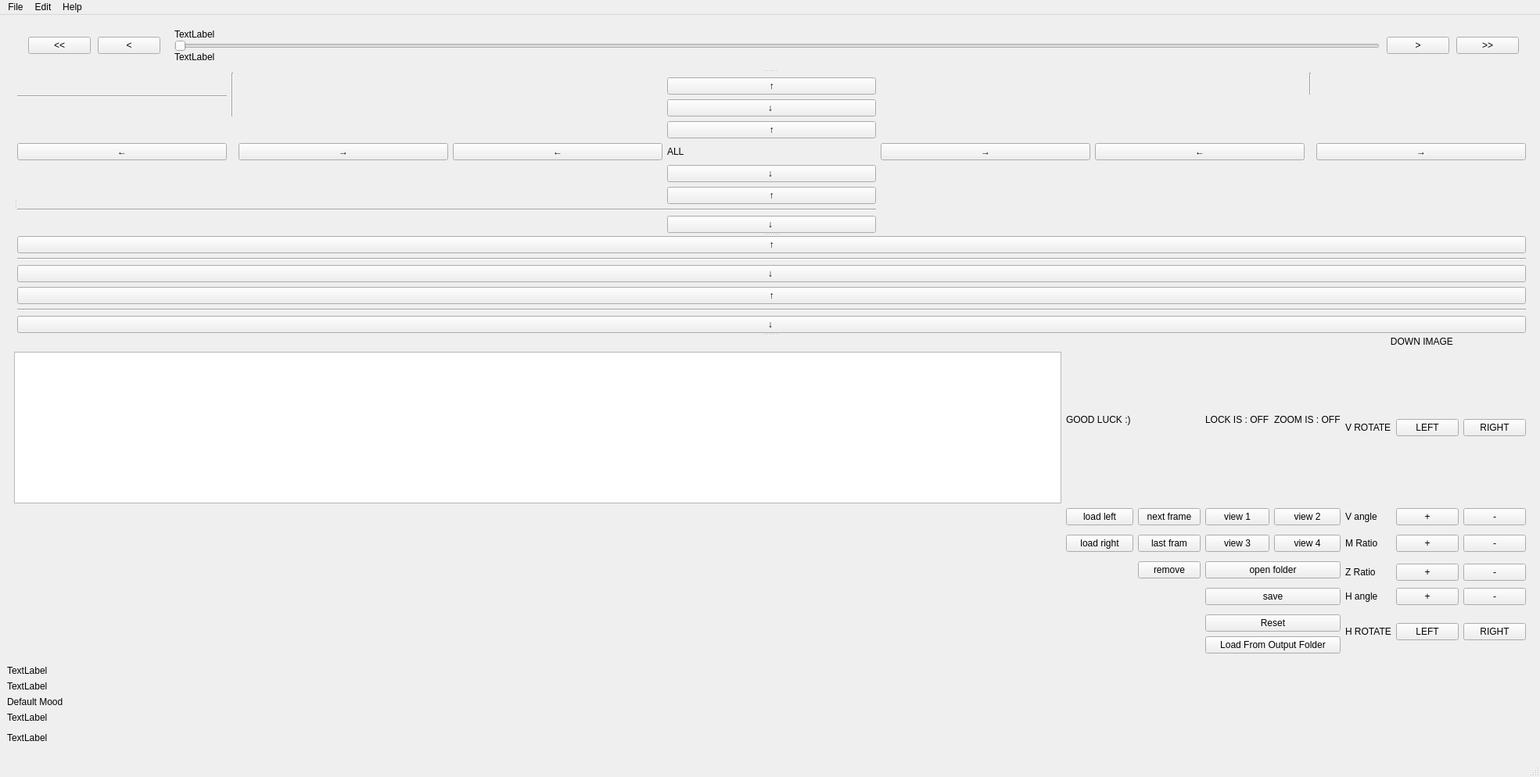
<?xml version="1.0" encoding="UTF-8"?>
<ui version="4.0">
 <class>MainWindow</class>
 <widget class="QMainWindow" name="MainWindow">
  <property name="geometry">
   <rect>
    <x>0</x>
    <y>0</y>
    <width>1969</width>
    <height>994</height>
   </rect>
  </property>
  <property name="cursor">
   <cursorShape>ArrowCursor</cursorShape>
  </property>
  <property name="windowTitle">
   <string>MainWindow</string>
  </property>
  <widget class="QWidget" name="centralwidget">
   <layout class="QVBoxLayout" name="verticalLayout_4">
    <item>
     <widget class="QWidget" name="widget" native="true">
      <layout class="QVBoxLayout" name="verticalLayout_3">
       <item>
        <widget class="QSplitter" name="splitter_7">
         <property name="orientation">
          <enum>Qt::Vertical</enum>
         </property>
         <widget class="QSplitter" name="splitter_6">
          <property name="orientation">
           <enum>Qt::Vertical</enum>
          </property>
          <widget class="QWidget" name="widget_4" native="true">
           <layout class="QVBoxLayout" name="verticalLayout_2">
            <property name="spacing">
             <number>1</number>
            </property>
            <property name="leftMargin">
             <number>9</number>
            </property>
            <property name="topMargin">
             <number>0</number>
            </property>
            <property name="rightMargin">
             <number>9</number>
            </property>
            <property name="bottomMargin">
             <number>9</number>
            </property>
            <item>
             <widget class="QWidget" name="widget_2" native="true">
              <layout class="QHBoxLayout" name="horizontalLayout" stretch="0,0,0,0,0">
               <property name="spacing">
                <number>9</number>
               </property>
               <property name="topMargin">
                <number>0</number>
               </property>
               <property name="rightMargin">
                <number>0</number>
               </property>
               <property name="bottomMargin">
                <number>0</number>
               </property>
               <item>
                <widget class="QPushButton" name="previous10Image">
                 <property name="text">
                  <string>&lt;&lt;</string>
                 </property>
                </widget>
               </item>
               <item>
                <widget class="QPushButton" name="previousImage">
                 <property name="text">
                  <string>&lt;</string>
                 </property>
                </widget>
               </item>
               <item>
                <widget class="QWidget" name="widget_5" native="true">
                 <layout class="QVBoxLayout" name="verticalLayout">
                  <property name="spacing">
                   <number>0</number>
                  </property>
                  <property name="leftMargin">
                   <number>9</number>
                  </property>
                  <property name="topMargin">
                   <number>0</number>
                  </property>
                  <property name="rightMargin">
                   <number>0</number>
                  </property>
                  <property name="bottomMargin">
                   <number>0</number>
                  </property>
                  <item>
                   <widget class="QLabel" name="label_21">
                    <property name="text">
                     <string>TextLabel</string>
                    </property>
                   </widget>
                  </item>
                  <item>
                   <widget class="QSlider" name="horizontalSlider">
                    <property name="orientation">
                     <enum>Qt::Horizontal</enum>
                    </property>
                   </widget>
                  </item>
                  <item>
                   <widget class="QLabel" name="label_22">
                    <property name="text">
                     <string>TextLabel</string>
                    </property>
                   </widget>
                  </item>
                 </layout>
                </widget>
               </item>
               <item>
                <widget class="QPushButton" name="nextImage">
                 <property name="text">
                  <string>&gt;</string>
                 </property>
                </widget>
               </item>
               <item>
                <widget class="QPushButton" name="next10Image">
                 <property name="text">
                  <string>&gt;&gt;</string>
                 </property>
                </widget>
               </item>
              </layout>
             </widget>
            </item>
           </layout>
          </widget>
          <widget class="QSplitter" name="splitter_5">
           <property name="orientation">
            <enum>Qt::Horizontal</enum>
           </property>
           <widget class="QSplitter" name="splitter_3">
            <property name="orientation">
             <enum>Qt::Vertical</enum>
            </property>
           </widget>
           <widget class="QSplitter" name="splitter_4">
            <property name="orientation">
             <enum>Qt::Vertical</enum>
            </property>
            <widget class="QWidget" name="widget_6" native="true">
             <layout class="QGridLayout" name="gridLayout">
              <item row="3" column="4">
               <widget class="QPushButton" name="AllRectToUp">
                <property name="text">
                 <string>↑</string>
                </property>
               </widget>
              </item>
              <item row="7" column="4">
               <widget class="QPushButton" name="RectBottomSideToUp">
                <property name="text">
                 <string>↑</string>
                </property>
               </widget>
              </item>
              <item row="5" column="4">
               <widget class="QPushButton" name="AllRectToDown">
                <property name="text">
                 <string>↓ </string>
                </property>
               </widget>
              </item>
              <item row="4" column="5">
               <widget class="QPushButton" name="AllRectToRight">
                <property name="text">
                 <string>→</string>
                </property>
               </widget>
              </item>
              <item row="2" column="4">
               <widget class="QPushButton" name="RectTopSideToDown">
                <property name="text">
                 <string>↓ </string>
                </property>
               </widget>
              </item>
              <item row="4" column="4">
               <widget class="QLabel" name="label_5">
                <property name="text">
                 <string>ALL</string>
                </property>
               </widget>
              </item>
              <item row="8" column="0" colspan="5">
               <widget class="Line" name="line_11">
                <property name="orientation">
                 <enum>Qt::Horizontal</enum>
                </property>
               </widget>
              </item>
              <item row="4" column="3">
               <widget class="QPushButton" name="AllRectToLeft">
                <property name="text">
                 <string>←</string>
                </property>
               </widget>
              </item>
              <item row="9" column="4">
               <widget class="QPushButton" name="RectBottomSideToDown">
                <property name="text">
                 <string>↓ </string>
                </property>
               </widget>
              </item>
              <item row="4" column="6">
               <widget class="QPushButton" name="RectRightSideToLeft">
                <property name="text">
                 <string>←</string>
                </property>
               </widget>
              </item>
              <item row="4" column="8">
               <widget class="QPushButton" name="RectRightSideToRight">
                <property name="text">
                 <string>→</string>
                </property>
               </widget>
              </item>
              <item row="4" column="2">
               <widget class="QPushButton" name="RectLeftSideToRight">
                <property name="text">
                 <string>→</string>
                </property>
               </widget>
              </item>
              <item row="4" column="0">
               <widget class="QPushButton" name="RectLeftSideToLeft">
                <property name="text">
                 <string>←</string>
                </property>
               </widget>
              </item>
              <item row="0" column="7" rowspan="2">
               <widget class="Line" name="line_10">
                <property name="orientation">
                 <enum>Qt::Vertical</enum>
                </property>
               </widget>
              </item>
              <item row="0" column="1" rowspan="3">
               <widget class="Line" name="line_7">
                <property name="orientation">
                 <enum>Qt::Vertical</enum>
                </property>
               </widget>
              </item>
              <item row="1" column="4">
               <widget class="QPushButton" name="RectTopSideToUp">
                <property name="text">
                 <string>↑</string>
                </property>
               </widget>
              </item>
              <item row="1" column="0" rowspan="2">
               <widget class="Line" name="line_13">
                <property name="orientation">
                 <enum>Qt::Horizontal</enum>
                </property>
               </widget>
              </item>
             </layout>
            </widget>
            <widget class="QWidget" name="widget_7" native="true">
             <layout class="QGridLayout" name="gridLayout_2">
              <item row="1" column="0">
               <widget class="Line" name="line_12">
                <property name="orientation">
                 <enum>Qt::Horizontal</enum>
                </property>
               </widget>
              </item>
              <item row="0" column="0">
               <widget class="QPushButton" name="TrapTopSideToUp">
                <property name="text">
                 <string>↑</string>
                </property>
               </widget>
              </item>
              <item row="3" column="0">
               <widget class="QPushButton" name="TrapBottomSideToUp">
                <property name="text">
                 <string>↑</string>
                </property>
               </widget>
              </item>
              <item row="2" column="0">
               <widget class="QPushButton" name="TrapTopSideToDown">
                <property name="text">
                 <string>↓ </string>
                </property>
               </widget>
              </item>
              <item row="4" column="0">
               <widget class="Line" name="line_14">
                <property name="orientation">
                 <enum>Qt::Horizontal</enum>
                </property>
               </widget>
              </item>
              <item row="5" column="0">
               <widget class="QPushButton" name="TrapBottomSideToDown">
                <property name="text">
                 <string>↓ </string>
                </property>
               </widget>
              </item>
             </layout>
            </widget>
           </widget>
          </widget>
         </widget>
         <widget class="QWidget" name="widget_8" native="true">
          <layout class="QGridLayout" name="gridLayout_9">
           <item row="1" column="0">
            <widget class="QListWidget" name="listWidget"/>
           </item>
           <item row="2" column="7">
            <widget class="QLabel" name="label_14">
             <property name="text">
              <string>V angle</string>
             </property>
            </widget>
           </item>
           <item row="0" column="1" rowspan="2">
            <widget class="QLabel" name="label_23">
             <property name="text">
              <string>GOOD LUCK :) </string>
             </property>
            </widget>
           </item>
           <item row="3" column="9" rowspan="3">
            <widget class="QPushButton" name="increaseMovingRatio">
             <property name="text">
              <string>+</string>
             </property>
            </widget>
           </item>
           <item row="10" column="3" colspan="4">
            <widget class="QPushButton" name="reset">
             <property name="text">
              <string>Reset</string>
             </property>
            </widget>
           </item>
           <item row="9" column="10" rowspan="3">
            <widget class="QPushButton" name="HorizontalRotationToRight">
             <property name="text">
              <string>RIGHT</string>
             </property>
            </widget>
           </item>
           <item row="2" column="1">
            <widget class="QPushButton" name="pushButton">
             <property name="text">
              <string>load left</string>
             </property>
            </widget>
           </item>
           <item row="6" column="3" colspan="4">
            <widget class="QPushButton" name="openFolder">
             <property name="text">
              <string>open folder</string>
             </property>
            </widget>
           </item>
           <item row="3" column="10" rowspan="3">
            <widget class="QPushButton" name="decreaseMovingRatio">
             <property name="text">
              <string>-</string>
             </property>
            </widget>
           </item>
           <item row="9" column="7" rowspan="3" colspan="2">
            <widget class="QLabel" name="label_24">
             <property name="text">
              <string>H ROTATE</string>
             </property>
            </widget>
           </item>
           <item row="11" column="3" colspan="4">
            <widget class="QPushButton" name="load">
             <property name="text">
              <string>Load From Output Folder</string>
             </property>
            </widget>
           </item>
           <item row="4" column="3" colspan="2">
            <widget class="QPushButton" name="pushButton_36">
             <property name="text">
              <string>view 3</string>
             </property>
            </widget>
           </item>
           <item row="8" column="7">
            <widget class="QLabel" name="label_7">
             <property name="text">
              <string>H angle</string>
             </property>
            </widget>
           </item>
           <item row="3" column="7" rowspan="3">
            <widget class="QLabel" name="label_18">
             <property name="text">
              <string>M Ratio</string>
             </property>
            </widget>
           </item>
           <item row="9" column="9" rowspan="3">
            <widget class="QPushButton" name="HorizontalRotationToLeft">
             <property name="text">
              <string>LEFT</string>
             </property>
            </widget>
           </item>
           <item row="4" column="5" colspan="2">
            <widget class="QPushButton" name="pushButton_37">
             <property name="text">
              <string>view 4</string>
             </property>
            </widget>
           </item>
           <item row="0" column="3" rowspan="2" colspan="2">
            <widget class="QLabel" name="label_25">
             <property name="text">
              <string>LOCK IS : OFF</string>
             </property>
            </widget>
           </item>
           <item row="6" column="8" rowspan="2">
            <widget class="QLabel" name="label_28">
             <property name="text">
              <string/>
             </property>
            </widget>
           </item>
           <item row="2" column="10">
            <widget class="QPushButton" name="decreaseVRotationAngle">
             <property name="text">
              <string>-</string>
             </property>
            </widget>
           </item>
           <item row="6" column="10" rowspan="2">
            <widget class="QPushButton" name="decreaseZoomRatio">
             <property name="text">
              <string>-</string>
             </property>
            </widget>
           </item>
           <item row="8" column="9">
            <widget class="QPushButton" name="increaseHRotationAngle">
             <property name="text">
              <string>+</string>
             </property>
            </widget>
           </item>
           <item row="1" column="9">
            <widget class="QPushButton" name="VerticalRotationToLeft">
             <property name="text">
              <string>LEFT</string>
             </property>
            </widget>
           </item>
           <item row="0" column="5" rowspan="2" colspan="2">
            <widget class="QLabel" name="label_26">
             <property name="text">
              <string>ZOOM IS : OFF</string>
             </property>
            </widget>
           </item>
           <item row="1" column="7" colspan="2">
            <widget class="QLabel" name="label_13">
             <property name="text">
              <string>V ROTATE</string>
             </property>
            </widget>
           </item>
           <item row="2" column="3" colspan="2">
            <widget class="QPushButton" name="pushButton_34">
             <property name="text">
              <string>view 1</string>
             </property>
            </widget>
           </item>
           <item row="8" column="10">
            <widget class="QPushButton" name="decreaseHRotationAngle">
             <property name="text">
              <string>-</string>
             </property>
            </widget>
           </item>
           <item row="0" column="8" colspan="3">
            <widget class="QLabel" name="label_17">
             <property name="text">
              <string>   DOWN IMAGE</string>
             </property>
            </widget>
           </item>
           <item row="8" column="3" colspan="4">
            <widget class="QPushButton" name="save">
             <property name="text">
              <string>save</string>
             </property>
            </widget>
           </item>
           <item row="2" column="9">
            <widget class="QPushButton" name="increaseVRotationAngle">
             <property name="text">
              <string>+</string>
             </property>
            </widget>
           </item>
           <item row="6" column="9" rowspan="2">
            <widget class="QPushButton" name="increaseZoomRatio">
             <property name="text">
              <string>+</string>
             </property>
            </widget>
           </item>
           <item row="1" column="10">
            <widget class="QPushButton" name="VerticalRotationToRight">
             <property name="text">
              <string>RIGHT</string>
             </property>
            </widget>
           </item>
           <item row="2" column="8">
            <widget class="QLabel" name="label_20">
             <property name="text">
              <string/>
             </property>
            </widget>
           </item>
           <item row="2" column="5" colspan="2">
            <widget class="QPushButton" name="pushButton_35">
             <property name="text">
              <string>view 2</string>
             </property>
            </widget>
           </item>
           <item row="6" column="7" rowspan="2">
            <widget class="QLabel" name="label_27">
             <property name="text">
              <string>Z Ratio</string>
             </property>
            </widget>
           </item>
           <item row="8" column="8">
            <widget class="QLabel" name="label_8">
             <property name="text">
              <string/>
             </property>
            </widget>
           </item>
           <item row="4" column="1">
            <widget class="QPushButton" name="pushButton_2">
             <property name="text">
              <string>load right</string>
             </property>
            </widget>
           </item>
           <item row="3" column="8" rowspan="3">
            <widget class="QLabel" name="label_19">
             <property name="text">
              <string/>
             </property>
            </widget>
           </item>
           <item row="2" column="2">
            <widget class="QPushButton" name="pushButton_3">
             <property name="text">
              <string>next frame</string>
             </property>
            </widget>
           </item>
           <item row="4" column="2">
            <widget class="QPushButton" name="pushButton_4">
             <property name="text">
              <string>last fram</string>
             </property>
            </widget>
           </item>
           <item row="6" column="2">
            <widget class="QPushButton" name="pushButton_5">
             <property name="text">
              <string>remove</string>
             </property>
            </widget>
           </item>
          </layout>
         </widget>
        </widget>
       </item>
      </layout>
     </widget>
    </item>
    <item>
     <widget class="QLabel" name="label_2">
      <property name="text">
       <string>TextLabel</string>
      </property>
     </widget>
    </item>
    <item>
     <widget class="QLabel" name="label">
      <property name="text">
       <string>TextLabel</string>
      </property>
     </widget>
    </item>
    <item>
     <widget class="QLabel" name="label_6">
      <property name="text">
       <string>Default Mood</string>
      </property>
     </widget>
    </item>
    <item>
     <widget class="QLabel" name="label_4">
      <property name="text">
       <string>TextLabel</string>
      </property>
     </widget>
    </item>
    <item>
     <widget class="QWidget" name="widget_3" native="true">
      <widget class="QWidget" name="widget_9" native="true">
       <property name="geometry">
        <rect>
         <x>10</x>
         <y>0</y>
         <width>1915</width>
         <height>16</height>
        </rect>
       </property>
       <layout class="QHBoxLayout" name="horizontalLayout_2" stretch="0,0,0,0">
        <property name="spacing">
         <number>0</number>
        </property>
        <property name="leftMargin">
         <number>0</number>
        </property>
        <property name="topMargin">
         <number>0</number>
        </property>
        <property name="rightMargin">
         <number>0</number>
        </property>
        <property name="bottomMargin">
         <number>0</number>
        </property>
        <item>
         <widget class="QLabel" name="label_29">
          <property name="text">
           <string>This image score is : </string>
          </property>
         </widget>
        </item>
        <item>
         <widget class="QLabel" name="label_30">
          <property name="text">
           <string>0</string>
          </property>
         </widget>
        </item>
        <item>
         <widget class="QLabel" name="label_31">
          <property name="text">
           <string>Your score is : </string>
          </property>
         </widget>
        </item>
        <item>
         <widget class="QLabel" name="label_32">
          <property name="text">
           <string>0</string>
          </property>
         </widget>
        </item>
       </layout>
      </widget>
     </widget>
    </item>
    <item>
     <widget class="QLabel" name="label_3">
      <property name="text">
       <string>TextLabel</string>
      </property>
     </widget>
    </item>
    <item>
     <widget class="QSplitter" name="splitter_2">
      <property name="orientation">
       <enum>Qt::Horizontal</enum>
      </property>
     </widget>
    </item>
    <item>
     <widget class="QSplitter" name="splitter">
      <property name="orientation">
       <enum>Qt::Horizontal</enum>
      </property>
     </widget>
    </item>
   </layout>
  </widget>
  <widget class="QMenuBar" name="menubar">
   <property name="geometry">
    <rect>
     <x>0</x>
     <y>0</y>
     <width>1969</width>
     <height>21</height>
    </rect>
   </property>
   <widget class="QMenu" name="menufile">
    <property name="title">
     <string>File</string>
    </property>
    <addaction name="separator"/>
    <addaction name="separator"/>
    <addaction name="separator"/>
    <addaction name="separator"/>
    <addaction name="actionOpen_Folder"/>
    <addaction name="actionLoad_Mode"/>
    <addaction name="actionSave_2"/>
    <addaction name="actionExit_2"/>
   </widget>
   <widget class="QMenu" name="menuEdit">
    <property name="title">
     <string>Edit</string>
    </property>
    <addaction name="actionReset"/>
    <addaction name="actionRatios"/>
   </widget>
   <widget class="QMenu" name="menuHelp">
    <property name="title">
     <string>Help</string>
    </property>
    <addaction name="actionAbout"/>
    <addaction name="actionShortcuts"/>
   </widget>
   <addaction name="menufile"/>
   <addaction name="menuEdit"/>
   <addaction name="menuHelp"/>
  </widget>
  <widget class="QStatusBar" name="statusbar"/>
  <action name="actionEdit">
   <property name="text">
    <string>Open Folder</string>
   </property>
  </action>
  <action name="actionSave">
   <property name="text">
    <string>Save</string>
   </property>
  </action>
  <action name="actionExit">
   <property name="text">
    <string>Exit</string>
   </property>
  </action>
  <action name="actionReset">
   <property name="text">
    <string>Reset</string>
   </property>
  </action>
  <action name="actionAbout">
   <property name="text">
    <string>About</string>
   </property>
  </action>
  <action name="actionA_next_img">
   <property name="text">
    <string>A -&gt; previous img</string>
   </property>
  </action>
  <action name="actionD_next_img">
   <property name="text">
    <string>D -&gt; next img</string>
   </property>
  </action>
  <action name="actionZ_zoom">
   <property name="text">
    <string>Z -&gt; zoom</string>
   </property>
  </action>
  <action name="actionL_look">
   <property name="text">
    <string>L -&gt; look</string>
   </property>
  </action>
  <action name="actionR_reset">
   <property name="text">
    <string>R -&gt; reset</string>
   </property>
  </action>
  <action name="actionV">
   <property name="text">
    <string>V -&gt;</string>
   </property>
  </action>
  <action name="actionN">
   <property name="text">
    <string>N -&gt;</string>
   </property>
  </action>
  <action name="actionI">
   <property name="text">
    <string>I -&gt;</string>
   </property>
  </action>
  <action name="actionP">
   <property name="text">
    <string>P -&gt;</string>
   </property>
  </action>
  <action name="actionOpen_Folder">
   <property name="text">
    <string>Open Folder</string>
   </property>
  </action>
  <action name="actionSave_2">
   <property name="text">
    <string>Save Design</string>
   </property>
  </action>
  <action name="actionExit_2">
   <property name="text">
    <string>Exit</string>
   </property>
  </action>
  <action name="actionShortcuts">
   <property name="text">
    <string>Shortcuts</string>
   </property>
  </action>
  <action name="actionLoad_Mode">
   <property name="text">
    <string>Load Mode</string>
   </property>
  </action>
  <action name="actionRatios">
   <property name="text">
    <string>Ratios</string>
   </property>
  </action>
 </widget>
 <resources/>
 <connections/>
</ui>
